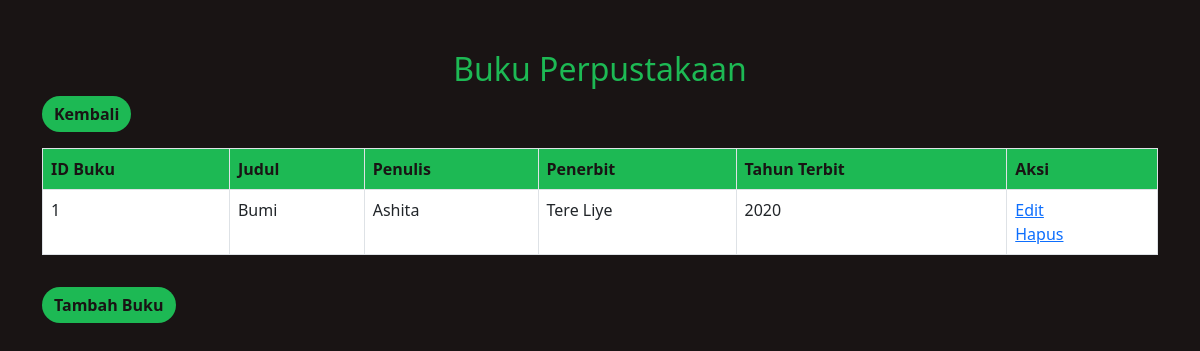
The app's page /buku.php with its own data.
### tables this page shows
CREATE TABLE `buku` (
  `id_buku` int(11) NOT NULL,
  `judul_buku` varchar(500) NOT NULL,
  `penulis` varchar(500) NOT NULL,
  `penerbit` varchar(250) NOT NULL,
  `tahun_terbit` int(11) NOT NULL
);

### model.php (the view, shortened to what this page needs)
<?php
    require('Koneksi.php');
    function tampilBuku() {
        global $kon;
        $buku = mysqli_query($kon, "SELECT * FROM buku");
        foreach ($buku as $bk) {
            echo "<tr>";
            echo "<td>". $bk['id_buku'] . "</td>";
            echo "<td>". $bk['judul_buku'] . "</td>";
            echo "<td>". $bk['penulis'] . "</td>";
            echo "<td>". $bk['penerbit'] . "</td>";
            echo "<td>". $bk['tahun_terbit'] . "</td>";
            echo "<td>". "<a href = 'FormBuku.php?id_buku=" . $bk['id_buku'] . "'> Edit </a> <br>";
            echo "<a href = 'Buku.php?id_buku=" . $bk['id_buku'] . "' onclick=\"return confirm('Yakin untuk menghapus?')\"> Hapus </a> </td>";
            echo "</tr>";
        }
    }
?>

### buku.php (style rules this page uses)
body { background-color: #191414; color: #FFFFFF; }
.table tbody tr { background-color: #282828; }

### records on screen
buku: id_buku "1", judul_buku "Bumi", penulis "Ashita", penerbit "Tere Liye", tahun_terbit "2020"
